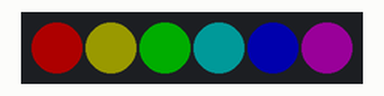
Bench run of a program on a simulated Raspberry Pi Pico running CircuitPython. Parts: 6 RGB LEDs in strip order, left to right. Dim RGB values are drawn brighter than linear.

Above: at 0.01 s.
At 1.38 s:
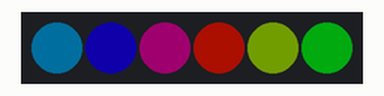
At 2.76 s:
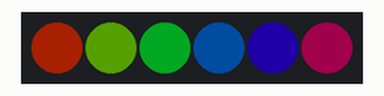
At 5.05 s:
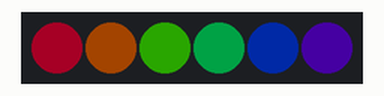
At 8.26 s:
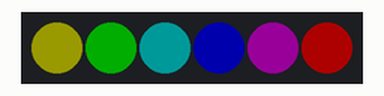
At 13.61 s:
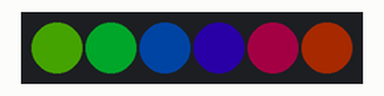
Timing chart, 0 to 40.0 s (numbered marks = the images above):
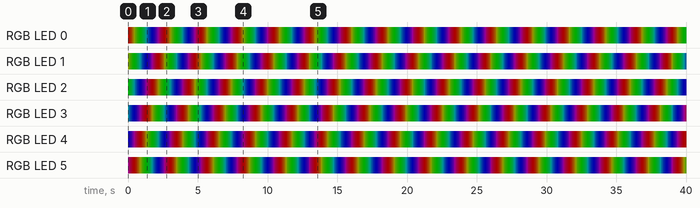

Measured:
- by itself, everything shown: repeats every 13.0 s, in 255 steps

The program:

test2.py
```python
import time
import board
import neopixel

NUMPIXELS = 6  # Update this to match the number of LEDs.
SPEED = 0.05  # Increase to slow down the rainbow. Decrease to speed it up.
BRIGHTNESS = 0.2  # A number between 0.0 and 1.0, where 0.0 is off, and 1.0 is max.
PIN = board.GP0  # This is the default pin on the 5x5 NeoPixel Grid BFF.

pixels = neopixel.NeoPixel(PIN, NUMPIXELS, brightness=BRIGHTNESS, auto_write=False)

def colorwheel(pos):
    """Generate rainbow colors across 0–255 positions."""
    if not (0 <= pos <= 255):
        return 0, 0, 0  # Return black for out-of-range inputs
    if pos < 85:
        return (255 - pos * 3, pos * 3, 0)
    elif pos < 170:
        pos -= 85
        return (0, 255 - pos * 3, pos * 3)
    else:
        pos -= 170
        return (pos * 3, 0, 255 - pos * 3)


def rainbow_cycle(wait):
    for color in range(255):
        for pixel in range(len(pixels)):
            pixel_index = (pixel * 256 // len(pixels)) + color * 5
            pixels[pixel] = colorwheel(pixel_index & 255)
        pixels.show()
        time.sleep(wait)


while True:
    rainbow_cycle(SPEED)
```
